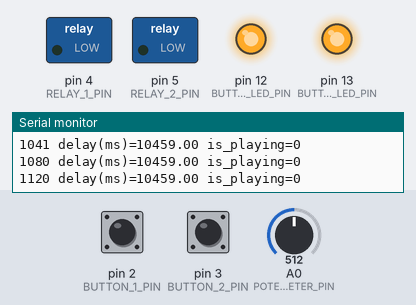
Bench run of a sketch on a simulated Arduino Uno, built with avr-gcc and run on an emulated ATmega328P. Shown: switched loads named in the sketch (green lamp = pin HIGH), output pins drawn as LEDs (lit = HIGH), the last lines printed to the serial monitor. Dashed ring = blinking. Inputs (shaded band) come from the test bench; at power-on: pin 3 (BUTTON_2_PIN) LOW, pin 2 (BUTTON_1_PIN) LOW, A0 (POTENTIOMETER_PIN) = 512.

Above: at 1.2 s.
1.3 s: pin 3 (BUTTON_2_PIN) pulled HIGH for 1 s
At 1.41 s:
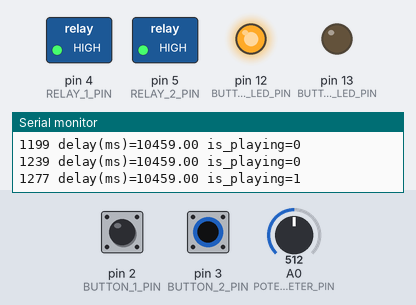
4.1 s: pin 2 (BUTTON_1_PIN) pulled HIGH for 0.15 s
At 4.2 s:
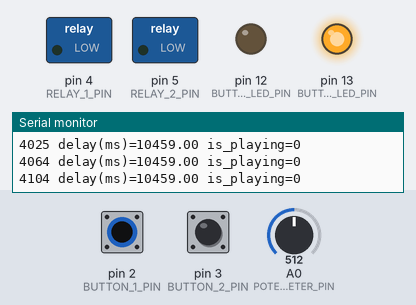
9.0 s: pin 2 (BUTTON_1_PIN) pulled HIGH for 3.2 s
At 13.1 s:
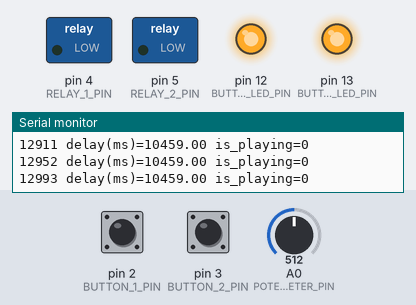
15.2 s: A0 (POTENTIOMETER_PIN) set to 480
18.2 s: A0 (POTENTIOMETER_PIN) set to 505
Timing chart, 0 to 20.7 s (numbered marks = the images above; inputs shaded):
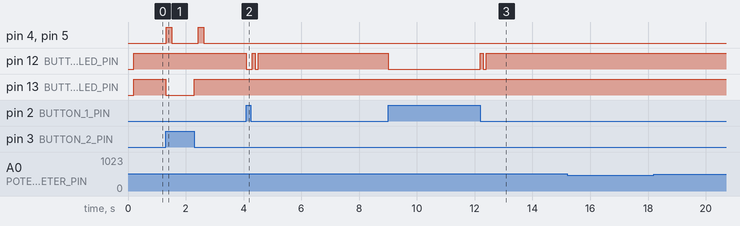

The sketch:

synced_kodak_slide_projector.ino
```cpp
// (licence header left out)
#include <MsTimer2.h>

// スライドする時間間隔(デフォルトは1000ms)
float delay_ms = 1000;

// 再生中かどうかのフラグ
volatile boolean is_playing = false;

// ボタン1の状態を表す変数
volatile boolean button_1_input_status = HIGH;

// ボタン2の状態を表す変数
volatile boolean button_2_input_status = HIGH;

// 最後にボタン1が押された時の時間を保持する変数
volatile unsigned long button_1_pressed_time = 0;

// 最後にボタン2が押された時の時間を保持する変数
volatile unsigned long button_2_pressed_time = 0;

// チャタリングを無視する時間定数(ms)
const int BOUNCE = 100;

// 入出力ピンの番号設定
const int BUTTON_1_PIN = 2;
const int BUTTON_2_PIN = 3;
const int RELAY_1_PIN = 4;
const int RELAY_2_PIN = 5;
const int BUTTON_1_STATUS_LED_PIN = 12;
const int BUTTON_2_STATUS_LED_PIN = 13;
const int POTENTIOMETER_PIN = A0;

// 最小スライド時間間隔(900ms)
const int MIN_DELAY = 900;
// 最大スライド時間間隔(20000ms)
const int MAX_DELAY = 20000;

//
// ピンモードの設定、割り込みピンの設定、シリアルポートの初期化
//
void setup()
{
  pinMode(BUTTON_1_STATUS_LED_PIN, OUTPUT);
  pinMode(BUTTON_2_STATUS_LED_PIN, OUTPUT);

  pinMode(RELAY_1_PIN, OUTPUT);
  pinMode(RELAY_2_PIN, OUTPUT);

  pinMode(POTENTIOMETER_PIN, INPUT);

  pinMode(BUTTON_1_PIN, INPUT);
  pinMode(BUTTON_2_PIN, INPUT);

  MsTimer2::set(100, watch_button_status);
  MsTimer2::start();

  Serial.begin(9600);
}

//
// ループ関数
//
void loop()
{
  // 可変抵抗の値を読み取る
  int a0_raw = analogRead(POTENTIOMETER_PIN);

  // 読み取った可変抵抗の値を、MIN_DELAYからMAX_DELAYの数値の間にスケーリングし直す
  delay_ms = map(a0_raw, 0, 1023, MIN_DELAY, MAX_DELAY);

  // デバッグ用
  Serial.print(millis());
  Serial.print(" ");
  Serial.print("delay(ms)=");
  Serial.print(delay_ms);
  Serial.print(" is_playing=");
  Serial.println(is_playing);

  // 再生ボタンが押されていた場合
  if (is_playing)
  {
    // スライドプロジェクタAを先にスライドさせる信号を送る
    PORTD |= B00010000;
    //delay(20);

    // スライドプロジェクタBをスライドさせる信号を送る
    PORTD |= B00100000;

    // AとB同時にスライドさせる信号を送る
    //PORTD |= B00110000;

    // リレー信号を200ms保持する
    delay(200);

    // AとBのスライドプロジェクタのスライドを止める
    PORTD &= B11001111;

    // 可変抵抗で読み取った時間間隔分停止を保持する
    int cnt = delay_ms;
    while (cnt--)
    {
      // 停止ボタンが押されたら待ち状態をキャンセルする
      if(is_playing == false)
        break;
      delay(1);
    }
  }
}

void watch_button_status()
{
  //
  // ボタン1の状態監視
  //
  bool b1 = digitalRead(BUTTON_1_PIN);
  if ((millis() - button_1_pressed_time) > BOUNCE)
  {
    if (button_1_input_status != b1)
    {
      button_1_input_status = !button_1_input_status;
      button_1_pressed_time = millis();
    }
    if (button_1_input_status == LOW)
      is_playing = true;
  }
  // 再生中かどうかをLEDで表示
  digitalWrite(BUTTON_1_STATUS_LED_PIN, is_playing);

  //
  // ボタン2の状態監視
  //
  bool b2 = digitalRead(BUTTON_2_PIN);
  if ((millis() - button_2_pressed_time) > BOUNCE)
  {
    if (button_2_input_status != b2)
    {
      button_2_input_status = !button_2_input_status;
      button_2_pressed_time = millis();
    }
    if (button_2_input_status == LOW)
      is_playing = false;
  }
  digitalWrite(BUTTON_2_STATUS_LED_PIN, !button_2_input_status);
}
```

Measured:
- after the input at 1.3 s, pin 4 (RELAY_1_PIN), pin 5 (RELAY_2_PIN): alternates HIGH for 0.20 s and LOW for 0.91 s, starting at once; pin 13 (BUTTON_2_STATUS_LED_PIN): HIGH → LOW at once, → HIGH 1.0 s later
- after the input at 4.1 s, pin 12 (BUTTON_1_STATUS_LED_PIN): HIGH → LOW at once, → HIGH 0.20 s later, → LOW 0.10 s later, → HIGH 0.10 s later
- after the input at 9.0 s, pin 12 (BUTTON_1_STATUS_LED_PIN): HIGH → LOW at once, → HIGH 3.2 s later, → LOW 0.10 s later, → HIGH 0.10 s later
